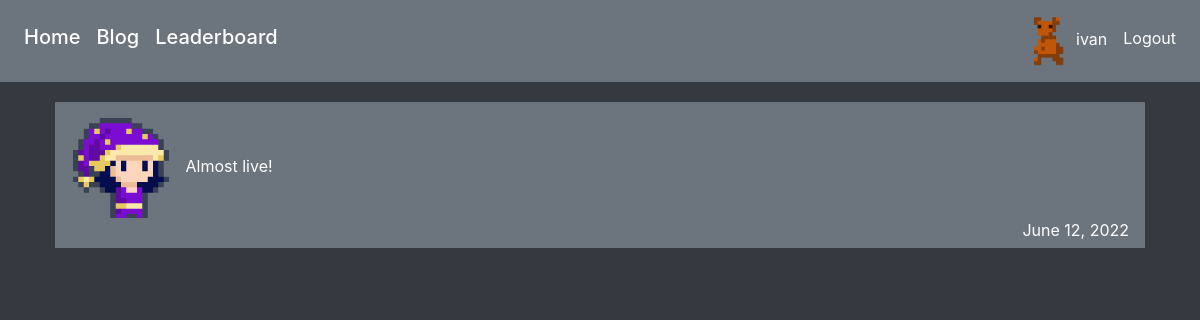
Page /blog/ (signed in) on the committed database.
### tweb/models.py (models this page shows)
class BlogPost(models.Model):
    title = models.CharField(max_length=255)
    content = models.TextField()
    image = models.ImageField(upload_to="blogImages")
    areCommentsAllowed = models.BooleanField()
    date = models.DateField(auto_now_add=True)
    author = models.ForeignKey(User, on_delete=models.CASCADE)

### tweb/views.py (the view)
# urls.py: path("blog/", BlogListView.as_view(), name="blog"),
class BlogListView(ListView):
    model = BlogPost
    template_name = "blogPost/blog.html"
    def get_context_data(self, **kwargs):
        context = super().get_context_data(**kwargs)
        context['now'] = timezone.now()
        return context

### tweb/context_processors.py (called while the page is built)
def userContext(request):
    try:
        CU = CustomUser.objects.get(pk = request.user.id)
    except:
        CU = None
    return {'CustomUserContext': CU}

### templates/blogPost/blog.html (shortened to what this page needs)
{% extends 'base.html' %}
{% block containerType %}blog-container{% endblock %}
{% block content %}
    <div class="blog-inner-container">
    {% for BlogPost in object_list reversed%}
        {% if forloop.first %}
            <a class="p-3 mb-2 bg-secondary text-white clickable-blog-div" href="{% url 'post' BlogPost.id %}">
                    <img alt="img" src="{{ BlogPost.image.url }}" width="100" height="100" style="margin-right:10px"> {{ BlogPost.title }}
        {% else %}
            <a class="p-3 mb-2 bg-secondary text-white clickable-blog-div" href="{% url 'post' BlogPost.id %}">
                <img alt="img" src="{{ BlogPost.image.url }}" width="100" height="100" style="margin-right:10px"> {{ BlogPost.title }}
        {% endif %}
        <p class="blogDateP">{{ BlogPost.date }}</p>
        </a> &nbsp
    {% endfor %}
    </div>
{% endblock %}

### templates/base.html (shortened to what this page needs)
{% load static %}
<!DOCTYPE html>
<html lang="en">
<head>
    <link rel="stylesheet" type="text/css" href="{% static 'style.css' %}">
    <link rel="stylesheet" href="https://stackpath.bootstrapcdn.com/bootstrap/4.5.0/css/bootstrap.min.css">
</head>
<body class="bg-dark text-light d-flex flex-column">
    <nav class="navbar navbar-expand-lg navbar-dark bg-secondary text-white justify-content-between">
        <div class="collapse navbar-collapse" id="navbarText">
            <ul class="navbar-nav mr-auto">
                <li class="nav-item">
                    <a class="nav-link text-white" href="{% url 'home' %}"><h5>Home</h5> </a>
                </li>
                <li class="nav-item">
                    <a class="nav-link text-white" href="{% url 'blog' %}"><h5>Blog</h5></a>
                </li>
                <li class="nav-item">
                    <a class="nav-link text-white" href="{% url 'leaderboard' %}"><h5>Leaderboard</h5></a>
                </li>
            </ul>
            <ul class="navbar-nav ml-auto">
                <li class="nav-item">
                    <a class="nav-link text-white" href="#">
                    </a>
                </li>
                {% if user.is_authenticated %}
                    <li class="nav-item">
                        <a class="nav-link text-white" href="{% url 'userpage' %}">
                            <img alt="img" src="/media/avatars/{{ CustomUserContext.avatar }}.png" width="50" height="50" style="margin:0px">
                            {{ user.username }}</a>
                    </li>
                    <li class="nav-item" height="50" style="padding:10px 0">
                        <a class="nav-link text-white" href="{% url 'logout' %}">Logout</a>
                    </li>
                {% endif %}
            </ul>
        </div>
    </nav>
<div class = "base-container container h-100 d-flex flex-column">
    <div class="{% block containerType %}home-container{% endblock %}">
    {% block content %} {% endblock %}
    </div>
</div>
</body>
</body>
</html>

### static/style.css (style rules this page uses)
html,body { height:100%; }
.blog-container { display:flex; width: 100%; padding-top: 20px; box-sizing: border-box; }
.blog-inner-container { flex: 1; margin: 0 10px; }
.clickable-blog-div { cursor:pointer; display:block; }
.blogDateP { text-align: right; margin-bottom:-10px; }

### rows in the picture
BlogPost: image (picture), title "Almost live!", date "June 12, 2022"

### other values in the picture
{{ user.username }} "ivan"
